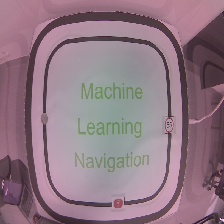
#> input picture RPi_samples/photo_0.jpg, 224 x 224 px, given in place of the camera
$ python aruco_detect.py --source 5   (older library calls are emulated)
#> lines starting #> are read from the running program, lines starting #| are printed output that depends on the picture
"""
ArUco Detection + Perspective Warp (GoPro Wide)
=================================================
功能：
  1. 自动找到 GoPro Webcam
  2. 每帧先做 Wide 鱼眼矫正（k1/k2/fx 已标定）
  3. 检测桌角 ArUco 标记(ID 0-3)，做透视矫正得到正射俯视图
  4. 在矫正后画面中追踪小车标记(ID 4)位置

用法:  python aruco_detect.py
操作:  'w'=切换透视矫正  'd'=切换畸变矫正对比  's'=保存截图  'q'=退出
"""

import cv2
import numpy as np
import time
import os
import threading

# ── 畸变矫正开关 ──────────────────────────────────────────────────
# GoPro Wide 在当前俯拍高度畸变极小，关闭矫正效果更好
UNDISTORT_ENABLED = False
UNDISTORT_K1 = -0.462
UNDISTORT_K2 = -0.054
UNDISTORT_FX_SCALE = 23   # %

SCREENSHOT_DIR = "screenshots"
os.makedirs(SCREENSHOT_DIR, exist_ok=True)

# ArUco 字典（与生成时一致）
ARUCO_DICT = cv2.aruco.getPredefinedDictionary(cv2.aruco.DICT_4X4_50)
ARUCO_PARAMS = cv2.aruco.DetectorParameters()
DETECTOR = cv2.aruco.ArucoDetector(ARUCO_DICT, ARUCO_PARAMS)

# ID 定义
CORNER_IDS = {0: '左上', 1: '右上', 2: '右下', 3: '左下'}
CAR_ID = 4

# 矫正后输出画面大小
WARP_W, WARP_H = 600, 600

# ON/OFF TRACK 防抖：连续 N 帧一致才切换
DEBOUNCE_FRAMES = 8
_track_history = []   # 最近N帧的判断结果
_track_status = False  # 当前稳定状态

# ── STOP compliance ──────────────────────────────────────────────────
STOP_SPEED_THRESHOLD = 5.0  # px/s — below this counts as stopped
STOP_ZONE_PAD = 20          # px padding around ROI_STOP for detection
STOP_DISPLAY_SEC = 2.0      # how long to show STOP event message
_stop_event = {'text': '', 'color': (0, 0, 0), 'until': 0.0}

# ── Sign detection ROIs in warped 600×600 view ──────────────────────
# Format: (x1, y1, x2, y2)  — press 'r' to visualize, tune as needed
ROI_LIGHT = (10,  252, 72,  315)   # Left: circular LED indicator
ROI_STOP  = (305, 472, 402, 550)   # Bottom: STOP sign
ROI_55    = (468, 283, 568, 362)   # Right: speed limit 55 sign

# ── YOLO sign detection ──────────────────────────────────────────────
SIGN_MODEL_PATH  = "runs/detect/runs/train/track_signs/weights/best.pt"
SIGN_CONF        = 0.20
SIGN_EVERY_N     = 8     # run YOLO once every N frames; reuse result in between
_sign_model      = None
_sign_cache      = {'light': 'OFF', 'stop': False, 'speed': False, 'boxes': []}
_sign_frame_cnt  = 0
_mask_running    = False   # True while background thread is computing track mask
_mask_result     = [None]  # [0] holds the latest mask from the background thread
_mask_M          = None    # M matrix used when last mask was computed
MASK_REPRO_THR   = 15.0   # pixels — re-detect if any corner moves more than this


# [21 lines left out: functions _get_sign_model, list_cameras, not called in this run]


def open_camera(source, retries=5):
    """打开指定编号的摄像头，失败时自动重试（GoPro USB Webcam 在 Mac 上需要）"""
#> called with source = 5, retries = 5
    for attempt in range(1, retries + 1):
        cap = cv2.VideoCapture(source, cv2.CAP_AVFOUNDATION)
        if not cap.isOpened():
            print(f"  [attempt {attempt}/{retries}] 驱动未就绪，3s 后重试…")
            time.sleep(3.0)
            continue

        # 等硬件开始推流（GoPro 比普通摄像头慢）
        time.sleep(2.0)

        ret, frame = cap.read()
#> frame is the input picture: shape (224, 224, 3); mean B, G, R 132.5, 120.9, 144.7
        if ret and frame is not None:
            w = int(cap.get(cv2.CAP_PROP_FRAME_WIDTH))
            h = int(cap.get(cv2.CAP_PROP_FRAME_HEIGHT))
            print(f"使用摄像头 [{source}]: {w}x{h}")
            return cap

        print(f"  [attempt {attempt}/{retries}] 推流未就绪，3s 后重试…")
        cap.release()
        time.sleep(3.0)

    print(f"无法打开摄像头 {source}（已重试 {retries} 次）")
    return None


def build_undistort_maps(h, w):
    """预计算畸变矫正映射表（只算一次，之后每帧直接 remap）"""
    fx = w * (0.5 + UNDISTORT_FX_SCALE / 100.0)
    K = np.array([[fx, 0, w / 2],
                  [0, fx, h / 2],
                  [0,  0,     1]], dtype=np.float64)
    dist = np.array([UNDISTORT_K1, UNDISTORT_K2, 0, 0, 0], dtype=np.float64)
    K_new, roi = cv2.getOptimalNewCameraMatrix(K, dist, (w, h), alpha=0.5)
    map1, map2 = cv2.initUndistortRectifyMap(K, dist, None, K_new, (w, h), cv2.CV_16SC2)
    return map1, map2, roi


# [7 lines left out: function undistort_frame, not called in this run]


def detect_markers(frame):
    """检测画面中所有 ArUco 标记，返回 {id: center_point}"""
    corners, ids, _ = DETECTOR.detectMarkers(frame)
#> corners = (); ids = None
    result = {}
    if ids is None:
        return result, corners, ids
    for i, marker_id in enumerate(ids.flatten()):
        pts = corners[i][0]  # 4个角点
        cx = int(pts[:, 0].mean())
        cy = int(pts[:, 1].mean())
        result[marker_id] = (cx, cy, pts)
    return result, corners, ids


# [32 lines left out: functions get_perspective_transform, warp_point, not called in this run]


def draw_raw(frame, markers, ids, corners):
    """在原始画面上绘制检测结果"""
    out = frame.copy()

    # 画所有标记轮廓
    if ids is not None:
        cv2.aruco.drawDetectedMarkers(out, corners, ids)

    # 标注每个标记的身份
    for marker_id, (cx, cy, _) in markers.items():
        if marker_id in CORNER_IDS:
            label = f"ID{marker_id} {CORNER_IDS[marker_id]}"
            color = (0, 255, 0)
        elif marker_id == CAR_ID:
            label = "CAR"
            color = (0, 165, 255)
        else:
            label = f"ID{marker_id}"
            color = (200, 200, 200)
        cv2.putText(out, label, (cx - 30, cy - 15),
                    cv2.FONT_HERSHEY_SIMPLEX, 0.6, color, 2)
        cv2.circle(out, (cx, cy), 5, color, -1)

    # 4角连线（如果都检测到）
    if all(i in markers for i in [0, 1, 2, 3]):
        pts = np.int32([markers[i][:2] for i in [0, 1, 2, 3]])
        cv2.polylines(out, [pts], True, (0, 255, 255), 2)
        cv2.putText(out, "4 corners OK - warp ready", (10, out.shape[0] - 10),
                    cv2.FONT_HERSHEY_SIMPLEX, 0.55, (0, 255, 255), 2)

    return out


# [341 lines left out: functions _perspective_changed, _bridge_sign_roi, auto_detect_track_mask, is_on_track, detect_signs, draw_warped, not called in this run]

draw_warped._show_mask = False
draw_warped._show_rois = False


def main():
    import argparse
    parser = argparse.ArgumentParser()
    parser.add_argument("--source", type=int, default=None,
                        help="摄像头编号（不指定则列出所有摄像头）")
    args = parser.parse_args()

    if args.source is None:
        # Only scan when user hasn't specified a source
        list_cameras()
        print("请用 --source 指定摄像头编号，例如：")
        print("  python aruco_detect.py --source 0")
        return

    cap = open_camera(args.source)
    if cap is None:
        print(f"无法打开摄像头 {args.source}")
        return

    w = int(cap.get(cv2.CAP_PROP_FRAME_WIDTH))
    h = int(cap.get(cv2.CAP_PROP_FRAME_HEIGHT))
    print(f"使用摄像头: {w}x{h}")
    print("操作: 'w'=透视矫正  'c'=捕获掩膜  'm'=显示掩膜  'r'=ROI框  't'=清轨迹  'd'=畸变对比  's'=截图  'q'=退出")

    # 预计算畸变矫正映射表
    map1, map2, roi = build_undistort_maps(h, w)

    show_warp = False
    show_distort_compare = False
    shot_count = 0
    frame_count = 0
    t_start = time.perf_counter()
    M = None
    saved_mask = None   # auto-detected track mask
    _M_stable_frames = 0
    _first_detect_done = False
    _read_failures = 0
    _MAX_FAILURES = 300
    # [24 lines left out: functions _run_mask_detection, _trigger_mask, not called in this run]

    print("使用步骤: 按'w'进入俯视图 → 轨道自动识别（后台运行，不影响画面）")
    print("'c'键可随时重新识别轨道  |  'r'显示ROI框  |  'm'显示掩膜")

    while True:
        ret, frame = cap.read()
        if not ret:
            _read_failures += 1
            if _read_failures >= _MAX_FAILURES:
                print(f"摄像头连续丢帧 {_MAX_FAILURES} 次，退出")
                break
            cv2.waitKey(1)   # keep UI responsive, no sleep — GoPro needs continuous reads
            continue
        _read_failures = 0

        frame_count += 1
        elapsed = time.perf_counter() - t_start
        fps = frame_count / elapsed if elapsed > 0 else 0

        # 畸变矫正（当前关闭，GoPro Wide 俯拍畸变极小）
        corrected = undistort_frame(frame, map1, map2, roi) if UNDISTORT_ENABLED else frame

        # 'd' 模式：左右对比原图 vs 矫正图
        if show_distort_compare:
            h1, w1 = frame.shape[:2]
            h2, w2 = corrected.shape[:2]
            target_h = min(h1, h2)
            left  = cv2.resize(frame,     (int(w1 * target_h / h1), target_h))
            right = cv2.resize(corrected, (int(w2 * target_h / h2), target_h))
            display = np.hstack([left, right])
            cv2.putText(display, "ORIGINAL", (10, 30),
                        cv2.FONT_HERSHEY_SIMPLEX, 1, (0, 80, 255), 2)
            cv2.putText(display, "UNDISTORTED", (left.shape[1] + 10, 30),
                        cv2.FONT_HERSHEY_SIMPLEX, 1, (0, 255, 80), 2)
            cv2.imshow("ArUco Detection", display)
            key = cv2.waitKey(1) & 0xFF
            if key == ord('q'):
                break
            elif key == ord('d'):
                show_distort_compare = False
            elif key == ord('s'):
                shot_count += 1
                fname = os.path.join(SCREENSHOT_DIR, f"aruco_{shot_count:03d}.jpg")
                cv2.imwrite(fname, display)
                print(f"截图保存: {fname}")
            continue

        # 用矫正后的图做 ArUco 检测
        markers, corners, ids = detect_markers(corrected)
#> markers = 0 items; corners = ()
        frame = corrected  # 后续显示都用矫正图

        # 有4个角就更新透视矩阵
        if all(i in markers for i in [0, 1, 2, 3]):
            M = get_perspective_transform(markers)
            _M_stable_frames += 1
        else:
            _M_stable_frames = 0

        # Pick up mask result from background thread
        if _mask_result[0] is not None:
            saved_mask = _mask_result[0]
            _mask_result[0] = None

        # Auto-detect: first time corners are stable in warp mode, or perspective shifted
        if show_warp and M is not None and not _mask_running and _M_stable_frames >= 30:
            need_detect = (not _first_detect_done) or \
                          (_first_detect_done and _perspective_changed(M))
            if need_detect:
                _first_detect_done = True
                warped_now = cv2.warpPerspective(frame, M, (WARP_W, WARP_H))
                saved_mask = None   # clear stale mask while new one computes
                _trigger_mask(warped_now, markers)

        # 决定显示内容
        if show_warp and M is not None:
            display = draw_warped(frame, markers, M, saved_mask)
        else:
            display = draw_raw(frame, markers, ids, corners)
            if show_warp and M is None:
                cv2.putText(display, "Need all 4 corner markers", (10, h - 10),
                            cv2.FONT_HERSHEY_SIMPLEX, 0.6, (0, 0, 255), 2)

        # HUD
        found_corners = [i for i in [0, 1, 2, 3] if i in markers]
#> found_corners = []
        car_found = CAR_ID in markers
#> car_found = False
        cv2.putText(display, f"FPS: {fps:.1f}", (10, 28),
                    cv2.FONT_HERSHEY_SIMPLEX, 0.7, (0, 255, 0), 2)
        cv2.putText(display, f"Corners: {len(found_corners)}/4  {found_corners}",
                    (10, 55), cv2.FONT_HERSHEY_SIMPLEX, 0.6,
                    (0, 255, 0) if len(found_corners) == 4 else (0, 165, 255), 2)
        cv2.putText(display, f"Car: {'Detected' if car_found else 'Not found'}",
                    (10, 82), cv2.FONT_HERSHEY_SIMPLEX, 0.6,
                    (0, 255, 0) if car_found else (80, 80, 80), 2)
        mode_text = "Mode: Warp" if (show_warp and M is not None) else "Mode: Raw"
        cv2.putText(display, mode_text, (10, 109),
                    cv2.FONT_HERSHEY_SIMPLEX, 0.6, (255, 255, 0), 2)
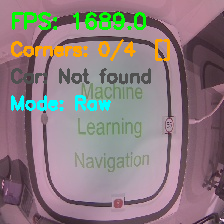
#> display: shape (224, 224, 3); mean B, G, R 127.9, 125.2, 140.7

        cv2.imshow("ArUco Detection", display)

        key = cv2.waitKey(1) & 0xFF
#> (key q is pressed here)
        if key == ord('q'):
            break
        elif key == ord('w'):
            show_warp = not show_warp
        elif key == ord('d'):
            show_distort_compare = True
        elif key == ord('c'):
            # Re-run auto track detection (car can be present — its position is masked out)
            if show_warp and M is not None:
                warped_now = cv2.warpPerspective(frame, M, (WARP_W, WARP_H))
                _mask_result[0] = None
                saved_mask = None
                _trigger_mask(warped_now, markers)
                print("轨道识别中（后台）…")
            else:
                print("请先按 'w' 进入俯视图模式再按 'c'")
        elif key == ord('m'):
            draw_warped._show_mask = not draw_warped._show_mask
        elif key == ord('r'):
            draw_warped._show_rois = not draw_warped._show_rois
        elif key == ord('s'):
            shot_count += 1
            fname = os.path.join(SCREENSHOT_DIR, f"aruco_{shot_count:03d}.jpg")
            cv2.imwrite(fname, display)
            print(f"截图保存: {fname}")

    cap.release()
    cv2.destroyAllWindows()


if __name__ == "__main__":
    try:
        main()
    except KeyboardInterrupt:
        cv2.destroyAllWindows()
        print("\n已退出")

$ run again, on RPi_samples/photo_1.jpg
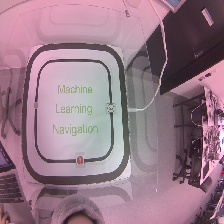
#> input picture RPi_samples/photo_1.jpg, 224 x 224 px, given in place of the camera
#> in open_camera, frame is the input picture: shape (224, 224, 3); mean B, G, R 135.7, 122.1, 151
#> in detect_markers, `corners, ids, _ = DETECTOR.detectMarkers(frame)`: corners = (); ids = None
#> in main, `markers, corners, ids = detect_markers(corrected)`: markers = 0 items; corners = ()
#> found_corners = []
#> car_found = False
#> in main, `cv2.putText(display, mode_text, (10, 109), cv2.FONT_HERSHEY_SIMPLEX, 0..`:
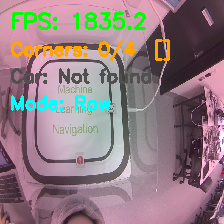
#> display: shape (224, 224, 3); mean B, G, R 129.8, 125, 145.1

$ run again, on RPi_samples/photo_11.jpg
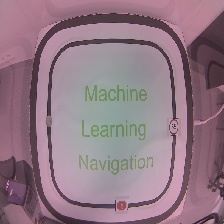
#> input picture RPi_samples/photo_11.jpg, 224 x 224 px, given in place of the camera
#> in open_camera, frame is the input picture: shape (224, 224, 3); mean B, G, R 133.1, 121.3, 146.1
#> in detect_markers, `corners, ids, _ = DETECTOR.detectMarkers(frame)`: corners = (); ids = None
#> in main, `markers, corners, ids = detect_markers(corrected)`: markers = 0 items; corners = ()
#> found_corners = []
#> car_found = False
#> in main, `cv2.putText(display, mode_text, (10, 109), cv2.FONT_HERSHEY_SIMPLEX, 0..`:
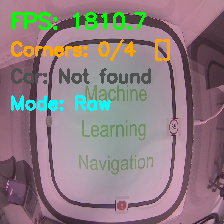
#> display: shape (224, 224, 3); mean B, G, R 128.9, 125.3, 142.4
